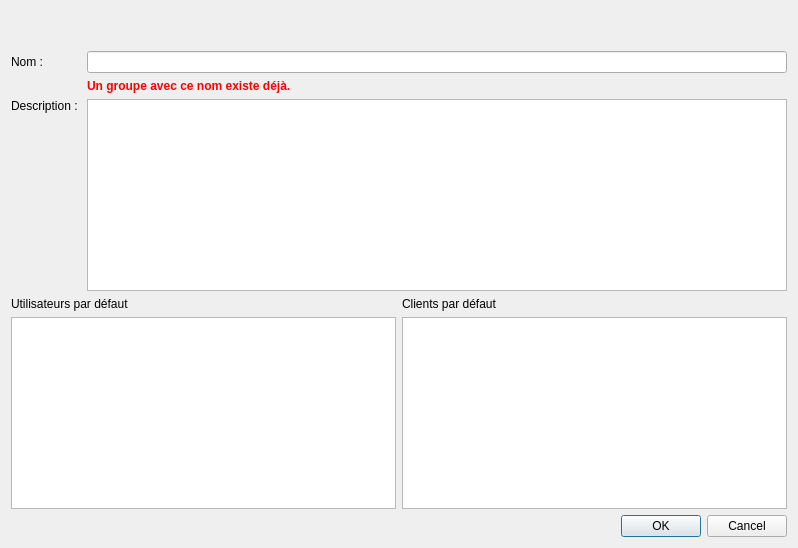
<?xml version="1.0" encoding="UTF-8"?>
<ui version="4.0">
 <class>Form</class>
 <widget class="QWidget" name="Form">
  <property name="windowModality">
   <enum>Qt::WindowModal</enum>
  </property>
  <property name="geometry">
   <rect>
    <x>0</x>
    <y>0</y>
    <width>798</width>
    <height>548</height>
   </rect>
  </property>
  <property name="windowTitle">
   <string>Ajouter un nouveau groupe</string>
  </property>
  <layout class="QVBoxLayout" name="verticalLayout_4">
   <item>
    <layout class="QVBoxLayout" name="verticalLayout_2">
     <item>
      <widget class="QLabel" name="ltitle">
       <property name="text">
        <string/>
       </property>
      </widget>
     </item>
     <item>
      <widget class="QLabel" name="ldesc">
       <property name="text">
        <string/>
       </property>
      </widget>
     </item>
    </layout>
   </item>
   <item>
    <layout class="QGridLayout" name="gridLayout">
     <item row="0" column="0">
      <widget class="QLabel" name="label">
       <property name="text">
        <string>Nom :</string>
       </property>
      </widget>
     </item>
     <item row="0" column="1">
      <widget class="QLineEdit" name="l_name">
       <property name="clearButtonEnabled">
        <bool>true</bool>
       </property>
      </widget>
     </item>
     <item row="2" column="0">
      <widget class="QLabel" name="label_2">
       <property name="text">
        <string>Description : </string>
       </property>
      </widget>
     </item>
     <item row="2" column="1" rowspan="2">
      <widget class="QTextEdit" name="l_desc"/>
     </item>
     <item row="3" column="0">
      <spacer name="verticalSpacer_2">
       <property name="orientation">
        <enum>Qt::Vertical</enum>
       </property>
       <property name="sizeHint" stdset="0">
        <size>
         <width>20</width>
         <height>40</height>
        </size>
       </property>
      </spacer>
     </item>
     <item row="1" column="1">
      <widget class="QLabel" name="warn">
       <property name="text">
        <string>&lt;html&gt;&lt;head/&gt;&lt;body&gt;&lt;p&gt;&lt;span style=&quot; font-weight:600; color:#ff0000;&quot;&gt;Un groupe avec ce nom existe déjà.&lt;/span&gt;&lt;/p&gt;&lt;/body&gt;&lt;/html&gt;</string>
       </property>
      </widget>
     </item>
    </layout>
   </item>
   <item>
    <layout class="QHBoxLayout" name="horizontalLayout">
     <item>
      <layout class="QVBoxLayout" name="verticalLayout_3">
       <item>
        <widget class="QLabel" name="label_3">
         <property name="text">
          <string>Utilisateurs par défaut</string>
         </property>
        </widget>
       </item>
       <item>
        <widget class="QListView" name="listView"/>
       </item>
      </layout>
     </item>
     <item>
      <layout class="QVBoxLayout" name="verticalLayout">
       <item>
        <widget class="QLabel" name="label_4">
         <property name="text">
          <string>Clients par défaut</string>
         </property>
        </widget>
       </item>
       <item>
        <widget class="QListView" name="listView_2"/>
       </item>
      </layout>
     </item>
    </layout>
   </item>
   <item>
    <widget class="QDialogButtonBox" name="buttonBox">
     <property name="standardButtons">
      <set>QDialogButtonBox::Cancel|QDialogButtonBox::Ok</set>
     </property>
    </widget>
   </item>
  </layout>
 </widget>
 <resources/>
 <connections/>
</ui>
